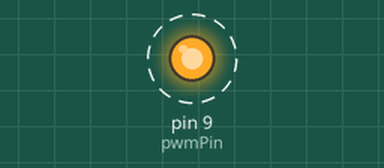
The sketch below on a simulated Arduino Mega 2560, built with avr-gcc and run on an emulated ATmega2560. Parts: output pins drawn as LEDs (lit = HIGH). Dashed ring = blinking. What the sketch prints to the serial monitor is not drawn.

Above: at 1.4 s.
Timing chart, 0 to 4.0 s (numbered marks = the images above):
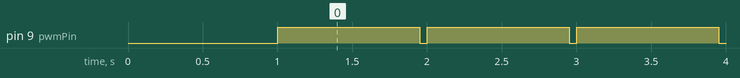

Measured:
- by itself, pin 9 (pwmPin): alternates HIGH for 0.95 s and LOW for 0.05 s

The sketch:

nanojectTrigger.ino
```cpp
int pwmPin = 9; // output p supporting PWM
unsigned long dur_rampUp = 2000; // ms
int rampUPstep = 1;
float amp = 100; // fraction of 100
int stepintv_Up = dur_rampUp/(255/rampUPstep);
int pulsewidth = 950; // ms
int pulsefrequency = 1; // Hz
int pulseinterval = 1000/pulsefrequency;
long valPIN10 = 255;
long currentao = valPIN10;
unsigned long lastStepAt =0; //time
unsigned long lastPulseHigh = 0; // time

void setup()
{

  TCCR5B = (TCCR5B & 0xF8) | 0x01; // set Timer 1 to 32kHz (pins 9 and 10) //http://sobisource.com/?p=195
  pinMode(pwmPin, OUTPUT); // sets the pin as output
  analogWrite(pwmPin, 0);
  delay(1000);
  analogWrite(pwmPin, 255);

  Serial.begin(115200);
  //  while(Serial.read() != 115){
  //  }
}
void loop()
{

  //volt =(5.0 * val) / 1023;
  //val = 255 * (volt / 5);


  if ((millis()-lastPulseHigh) >= pulseinterval)
  {
  valPIN10 = currentao;
  lastPulseHigh = millis();
  }
  if (valPIN10>0 && (millis()-lastPulseHigh) >= pulsewidth)
  {currentao = valPIN10;
  valPIN10 = 0;
  }


  analogWrite(pwmPin, valPIN10);
  Serial.println(valPIN10);


}
```
